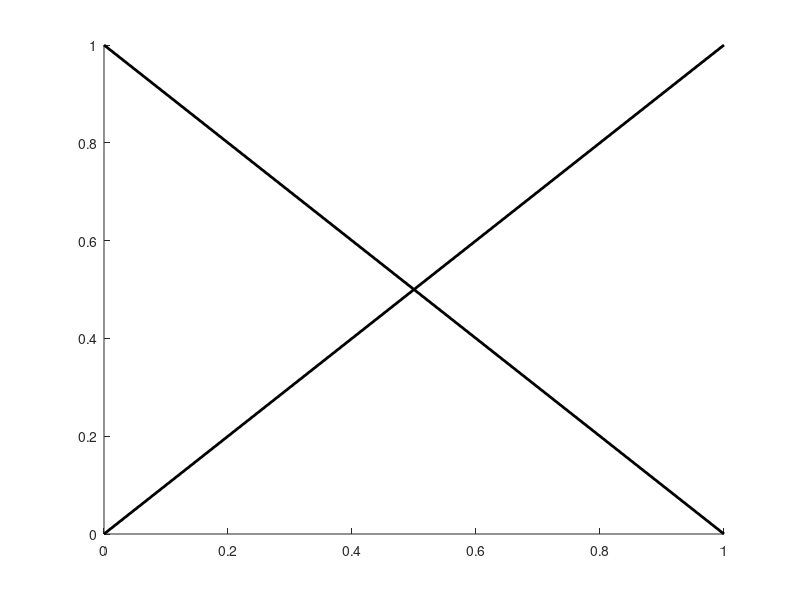

MATLAB code to generate this figure:
function [line1 line2] = stw_strike(axisHandle)
% draws big black lines through an axis
% EXAMPLE: [line1 line2] = stw_strike(axisHandle)

if nargin < 1
    axisHandle = gca;
end
axPos = get(axisHandle, 'Position');
lineX = [axPos(1) sum(axPos([1 3]))];
lineY = [axPos(2) sum(axPos([2 4]))];

line1 = annotation('line', lineX, lineY, 'LineWidth', 2, 'Color', 'k');
line2 = annotation('line', lineX, lineY([2 1]), 'LineWidth', 2, 'Color', 'k');

end